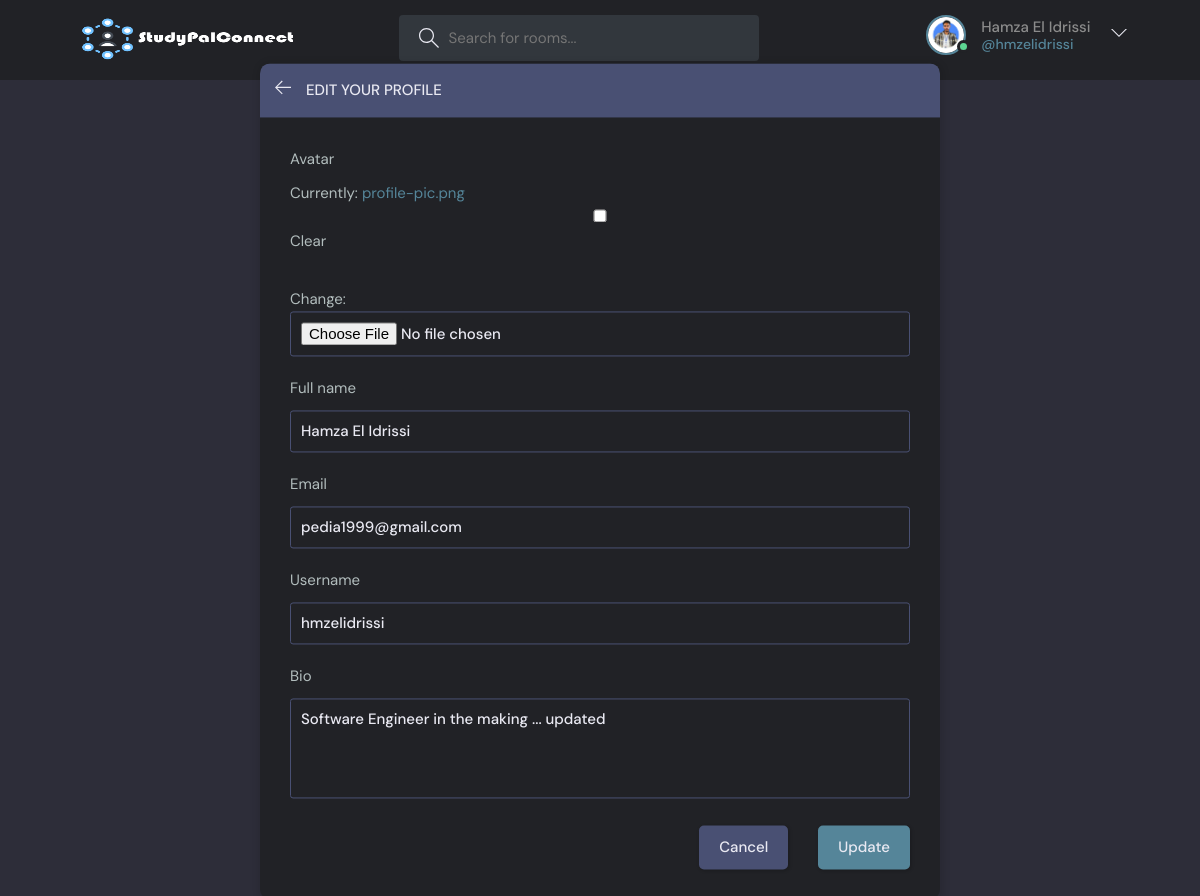
Page /update-user/ (signed in) on the committed database.
### Core/models.py (models this page shows, shortened)
class User(AbstractUser):
    full_name = models.CharField(max_length=200, null=True)
    email = models.EmailField(unique=True, null=True)
    username = models.CharField(max_length=150, unique=True)
    avatar = models.ImageField(blank=True, null=True, default="avatar.svg")
    bio = models.TextField(max_length=500, blank=True)

### Core/views.py (the view)
# urls.py: path('update-user/', views.update_user, name='update_user'),
@login_required(login_url='/login')
def update_user(request):
    user = request.user
    form = UserForm(instance=user)
    if request.method == 'POST':
        form = UserForm(request.POST, request.FILES, instance=user)
        if form.is_valid():
            form.save()
            return redirect('profile', pk=user.id)
    return render(request, 'Core/update_user.html', {'form': form})

### Core/forms.py
class UserForm(ModelForm):
    class Meta:
        model = User
        fields = ['avatar', 'full_name', 'email', 'username', 'bio']

### templates/Core/update_user.html (shortened to what this page needs)
{% extends 'base.html' %}
{% block content %}
<main class="update-account layout">
    <div class="container">
        <div class="layout__box">
            <div class="layout__boxHeader">
                <div class="layout__boxTitle">
                    <a href="{{ request.META.HTTP_REFERER }}">
                        <svg version="1.1" xmlns="http://www.w3.org/2000/svg" width="32" height="32"
                            viewBox="0 0 32 32">
                            <title>arrow-left</title>
                            <path
                                d="M13.723 2.286l-13.723 13.714 13.719 13.714 1.616-1.611-10.96-10.96h27.625v-2.286h-27.625l10.965-10.965-1.616-1.607z">
                            </path>
                        </svg>
                    </a>
                    <h3>Edit your profile</h3>
                </div>
            </div>
            <div class="layout__body">
                <form class="form" method="POST" action="" enctype="multipart/form-data">
                    {% for field in form %}
                    <div class="form__group">
                        <label for="profile_pic">{{ field.label }}</label>
                        {{ field }}
                    </div>
                    {% endfor %}
                    <div class="form__action">
                        <a class="btn btn--dark" href="{{ request.META.HTTP_REFERER }}">Cancel</a>
                        <button class="btn btn--main" type="submit">Update</button>
                    </div>
                </form>
            </div>
        </div>
    </div>
</main>
{% endblock %}

### templates/navbar.html (shortened to what this page needs)
{% load static %}
<header class="header header--loggedIn">
  <div class="container">
    <a href="{% url 'home' %}" class="header__logo">
      <img src="{% static 'images/logo.png' %}" />
    </a>
    <form class="header__search" method="GET" action="{% url 'home' %}">
      <label>
        <input name="q" placeholder="Search for rooms..." />
      </label>
    </form>
    <nav class="header__menu">
    {% if request.user.is_authenticated %}
      <div class="header__user">
        <a href="{% url 'profile' request.user.id %}">
          <div class="avatar avatar--medium active">
            <img src="{{ request.user.avatar.url }}" />
          </div>
          <p>{{ request.user.full_name }} <span>@{{ request.user.username }}</span></p>
        </a>
        <button class="dropdown-button">
          <svg version="1.1" xmlns="http://www.w3.org/2000/svg" width="32" height="32" viewBox="0 0 32 32">
            <title>chevron-down</title>
            <path d="M16 21l-13-13h-3l16 16 16-16h-3l-13 13z"></path>
          </svg>
        </button>
      </div>
    {% else %}
      <a href="{% url 'login' %}">
        <img src="{% static 'images/avatar.svg' %}" />
        <p>Login/Register</p>
      </a>
    {% endif %}
    </nav>
  </div>
</header>

### rows in the picture
User: user.avatar (picture), user.full_name "Hamza El Idrissi", user.username "hmzelidrissi", form "Hamza El Idrissi" "pedia1999@gmail.com" "hmzelidrissi" "Software Engineer in the making ... updated"

### other values in the picture
{{ field.label }} "Avatar" "Full name" "Email" "Username" "Bio"
